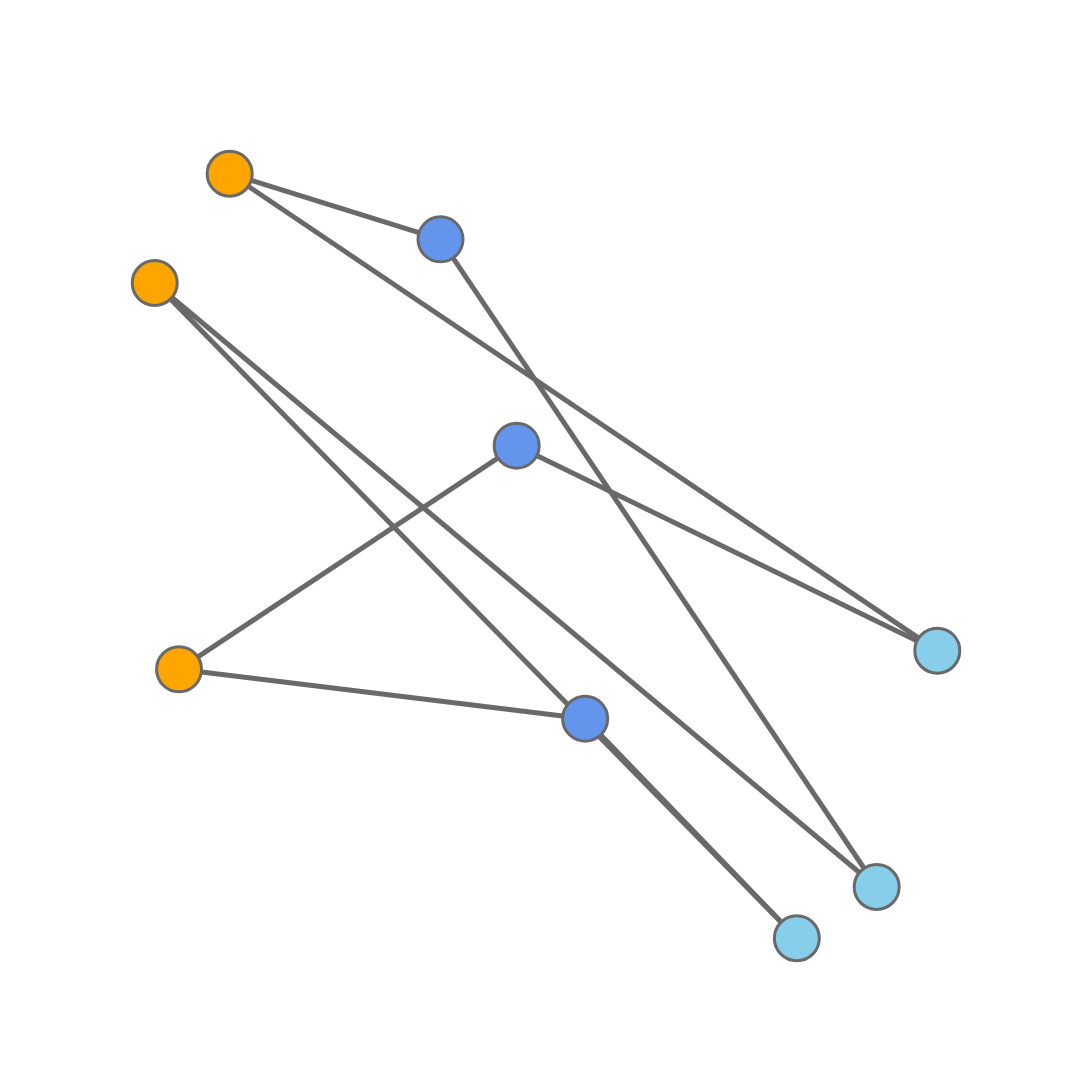

Here is the notebook cell this chart was saved with:
### Code cell
fig = pgo.Figure()
    
for i in data:
    fig.add_trace(i)
        
fig.update_layout(template= 'plotly_white', 
                      showlegend=False, width=1200, height=1200,
                          scene=dict(
                              xaxis_title='',
                              yaxis_title='',
                              xaxis=dict(nticks=0,tickfont=dict(
                                    color='white')),
                              yaxis=dict(nticks=0,tickfont=dict(
                                    color='white')),
                        ))    
fig.update_xaxes(visible=False)
fig.update_yaxes(visible=False)

fig.write_image(path+fname+'_'+'nn'+str(n_neighbors)+'_spr'+str(spread)+'_min'+str(min_dist)+'_'+metric+'_RWRnotNorm_transposed.pdf')
fig.show()

### Figure 1 — Plotly figure (JSON) as saved in the notebook; plotly's stock layout.template omitted (floating-point values rounded to 4 significant figures)
{"data": [{"hoverinfo": "none", "line": {"color": "dimgrey", "width": 5}, "mode": "lines", "opacity": 1, "type": "scatter", "x": [0.09579, 1, null, 0.09579, 0.3652, null, 1, 0.4625, null, 0.4625, 0.03109, null, 0.03109, 0.55, null, 0.55, 0.8205, null, 0.8205, 0, null, 0, 0.9226, null, 0.9226, 0.3652, null], "y": [1, 0.3762, null, 1, 0.9142, null, 0.3762, 0.6443, null, 0.6443, 0.3518, null, 0.3518, 0.2873, null, 0.2873, 0, null, 0, 0.8571, null, 0.8571, 0.06705, null, 0.06705, 0.9142, null]}, {"hoverinfo": "text", "marker": {"color": ["orange", "skyblue", "cornflowerblue", "orange", "cornflowerblue", "skyblue", "orange", "skyblue", "cornflowerblue"], "line": {"color": "dimgrey", "width": 3}, "size": 45, "symbol": "circle"}, "mode": "markers", "text": ["0", "1", "2", "3", "4", "5", "6", "7", "8"], "type": "scatter", "x": [0.09579, 1, 0.4625, 0.03109, 0.55, 0.8205, 0, 0.9226, 0.3652], "y": [1, 0.3762, 0.6443, 0.3518, 0.2873, 0, 0.8571, 0.06705, 0.9142]}], "layout": {"height": 1200, "scene": {"xaxis": {"nticks": 0, "tickfont": {"color": "white"}, "title": {"text": ""}}, "yaxis": {"nticks": 0, "tickfont": {"color": "white"}, "title": {"text": ""}}}, "showlegend": false, "width": 1200, "xaxis": {"autorange": true, "range": [-0.09108, 1.091], "type": "linear", "visible": false}, "yaxis": {"autorange": true, "range": [-0.09182, 1.092], "type": "linear", "visible": false}}}
